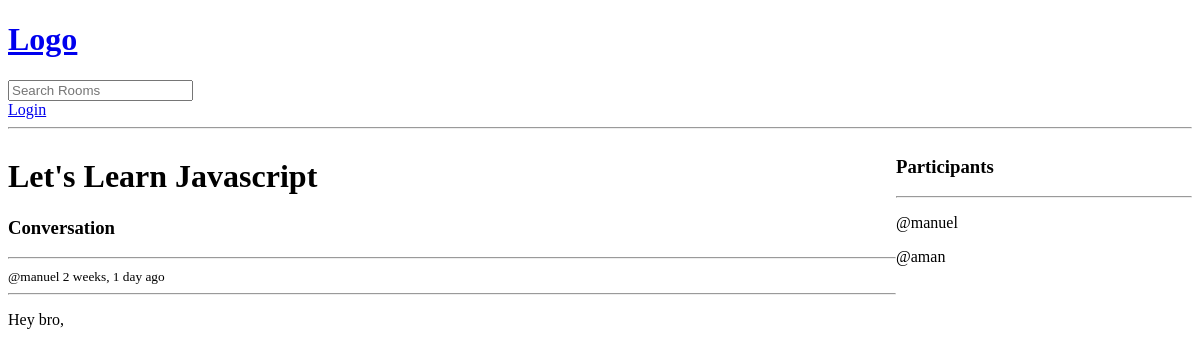
The app's page /room/1/, older data.
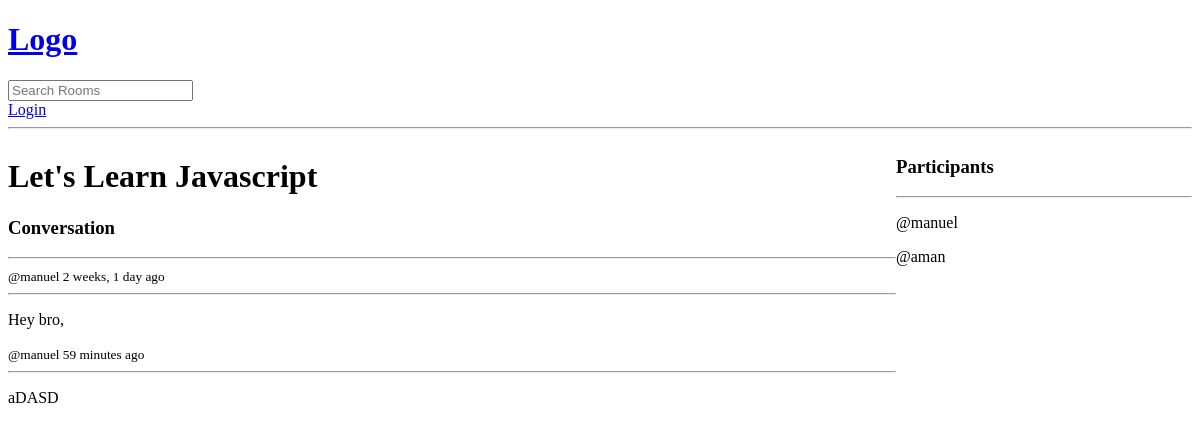
The same page, newer data.
### base/models.py (models this page shows, shortened)
class Message(models.Model):
    user = models.ForeignKey(User, on_delete=models.CASCADE)
    room = models.ForeignKey(Room, on_delete=models.CASCADE) #when the room is deleted models.cascade will delete the children too, it is a one to many relationship
    body = models.TextField()
    updated = models.DateTimeField(auto_now=True)
    created = models.DateTimeField(auto_now_add=True)

### base/views.py (the view, shortened to what this page needs)
# urls.py: path('room/<str:pk>/', views.room, name="room"),
def room(request,pk):
     room = Room.objects.get(id=pk)
     room_messages =  room.message_set.all()
     participants = room.participants.all()
     context = {'room': room, 'room_messages': room_messages, 'participants':participants}
     return render(request, 'base/room.html', context)

### base/templates/base/room.html (shortened to what this page needs)
{%extends 'main.html'%} {% block content%}
<div class="room-container">
  <div>
    <h1>{{room.name}}</h1>
    <div class="comment-wrapper">
      <h3>Conversation</h3>
      <hr />
      {%for message in room_messages%}
      <div>
        <small>@{{message.user}} {{message.created|timesince}} ago</small>
        <hr />
        <p>{{message.body}}</p>
      </div>
      {%endfor%}
    </div>
  </div>
  <div>
    <h3>Participants</h3>
    <hr />
    {% for user in participants%}
    <div>
      <p>@{{user.username}}</p>
    </div>
    {%endfor%}
  </div>
</div>
{% endblock %}

Row changes from the older to the newer data that the page shows:
added Message: user "manuel", created "59 minutes", body "aDASD"
